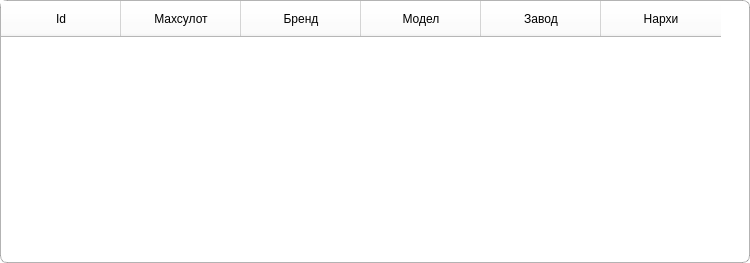
<?xml version="1.0" encoding="UTF-8"?>
<ui version="4.0">
 <class>Frame</class>
 <widget class="QFrame" name="Frame">
  <property name="geometry">
   <rect>
    <x>0</x>
    <y>0</y>
    <width>750</width>
    <height>263</height>
   </rect>
  </property>
  <property name="windowTitle">
   <string>Frame</string>
  </property>
  <property name="styleSheet">
   <string notr="true">QFrame{
	background-color: rgb(255, 255, 255);
	border-radius:7px;
}
QScrollBar:horizontal {
    border: none;
    background: rgb(52, 59, 72);
    height: 8px;
    margin: 0px 0px 0 0px;
	border-radius: 0px;
}
QScrollBar::handle:horizontal {
    background: rgb(111, 162, 28);
    min-width: 25px;
	border-radius: 4px
}
QScrollBar::add-line:horizontal {
    border: none;
    background: rgb(55, 63, 77);
    width: 10px;
	border-top-right-radius: 4px;
    border-bottom-right-radius: 4px;
    subcontrol-position: right;
    subcontrol-origin: margin;
}
QScrollBar::sub-line:horizontal {
    border: none;
    background: rgb(55, 63, 77);
    width: 20px;
	border-top-left-radius: 4px;
    border-bottom-left-radius: 4px;
    subcontrol-position: left;
    subcontrol-origin: margin;
}
QScrollBar::up-arrow:horizontal, QScrollBar::down-arrow:horizontal
{
     background: none;
}
QScrollBar::add-page:horizontal, QScrollBar::sub-page:horizontal
{
     background: none;
}
 QScrollBar:vertical {
	border: none;
    background: rgb(52, 59, 72);
    width: 8px;
    margin: 0px 0 0px 0;
	border-radius: 0px;
 }
 QScrollBar::handle:vertical {	
	background: rgb(111, 162, 28);
    min-height: 25px;
	border-radius: 4px
 }
 QScrollBar::add-line:vertical {
     border: none;
    background: rgb(55, 63, 77);
     height: 20px;
	border-bottom-left-radius: 4px;
    border-bottom-right-radius: 4px;
     subcontrol-position: bottom;
     subcontrol-origin: margin;
 }
 QScrollBar::sub-line:vertical {
	border: none;
    background: rgb(55, 63, 77);
     height: 20px;
	border-top-left-radius: 4px;
    border-top-right-radius: 4px;
     subcontrol-position: top;
     subcontrol-origin: margin;
 }
 QScrollBar::up-arrow:vertical, QScrollBar::down-arrow:vertical {
     background: none;
 }

 QScrollBar::add-page:vertical, QScrollBar::sub-page:vertical {
     background: none;
 }</string>
  </property>
  <layout class="QGridLayout" name="gridLayout">
   <property name="leftMargin">
    <number>0</number>
   </property>
   <property name="topMargin">
    <number>0</number>
   </property>
   <property name="rightMargin">
    <number>0</number>
   </property>
   <property name="bottomMargin">
    <number>0</number>
   </property>
   <property name="spacing">
    <number>0</number>
   </property>
   <item row="0" column="0">
    <widget class="QTableWidget" name="table_search">
     <property name="font">
      <font>
       <family>Roboto</family>
       <pointsize>10</pointsize>
      </font>
     </property>
     <property name="styleSheet">
      <string notr="true">QTableWidget{
	border:1px solid rgba(102, 102, 102, 0.5);
	border-radius:7px;
	background-color: rgb(255, 255, 255);
}
QHeaderView::section { 
	padding:7px;
	font-size:12px;
}
QTableWidget::item:selected{
	background-color: rgb(111, 162, 28);
	color: rgb(255, 255, 255);
}


</string>
     </property>
     <property name="editTriggers">
      <set>QAbstractItemView::NoEditTriggers</set>
     </property>
     <property name="selectionMode">
      <enum>QAbstractItemView::ExtendedSelection</enum>
     </property>
     <property name="selectionBehavior">
      <enum>QAbstractItemView::SelectRows</enum>
     </property>
     <property name="rowCount">
      <number>0</number>
     </property>
     <attribute name="horizontalHeaderVisible">
      <bool>true</bool>
     </attribute>
     <attribute name="horizontalHeaderCascadingSectionResizes">
      <bool>true</bool>
     </attribute>
     <attribute name="horizontalHeaderDefaultSectionSize">
      <number>120</number>
     </attribute>
     <attribute name="horizontalHeaderShowSortIndicator" stdset="0">
      <bool>false</bool>
     </attribute>
     <attribute name="horizontalHeaderStretchLastSection">
      <bool>false</bool>
     </attribute>
     <attribute name="verticalHeaderVisible">
      <bool>false</bool>
     </attribute>
     <attribute name="verticalHeaderDefaultSectionSize">
      <number>30</number>
     </attribute>
     <attribute name="verticalHeaderHighlightSections">
      <bool>false</bool>
     </attribute>
     <attribute name="verticalHeaderShowSortIndicator" stdset="0">
      <bool>false</bool>
     </attribute>
     <column>
      <property name="text">
       <string>Id</string>
      </property>
     </column>
     <column>
      <property name="text">
       <string>Махсулот</string>
      </property>
      <property name="font">
       <font>
        <family>Roboto</family>
        <pointsize>11</pointsize>
       </font>
      </property>
     </column>
     <column>
      <property name="text">
       <string>Бренд</string>
      </property>
      <property name="font">
       <font>
        <family>Roboto</family>
       </font>
      </property>
     </column>
     <column>
      <property name="text">
       <string>Модел</string>
      </property>
      <property name="font">
       <font>
        <family>Roboto</family>
       </font>
      </property>
     </column>
     <column>
      <property name="text">
       <string>Завод</string>
      </property>
      <property name="font">
       <font>
        <family>Roboto</family>
       </font>
      </property>
     </column>
     <column>
      <property name="text">
       <string>Нархи</string>
      </property>
     </column>
    </widget>
   </item>
  </layout>
 </widget>
 <resources/>
 <connections/>
</ui>
